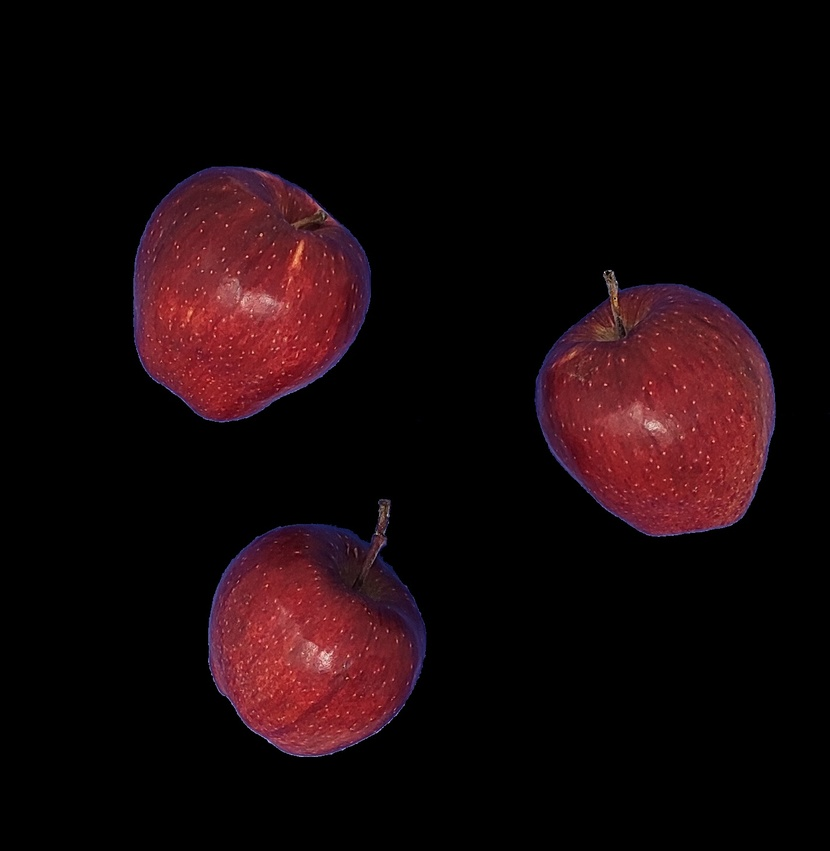
#> input picture Photos/apple3_withoutBG.jpg, 830 x 851 px, shrunk from 1419 x 1455 before the run, found by its file name
$ python segment.py
#> lines starting #> are read from the running program, lines starting #| are printed output that depends on the picture; after the words box and inside, x2 and y2 are one past the last pixel; in counts of white or black regions, pixels touching at a corner belong together
import cv2 as cv
import numpy as np


img = cv.imread(
    r'D:\VisLe\Photos\apple3_withoutBG.jpg')
#> img is the input picture: shape (851, 830, 3); mean B, G, R 10, 7.7, 22.4

image = img.copy()
img = cv.cvtColor(img, cv.COLOR_BGR2GRAY)
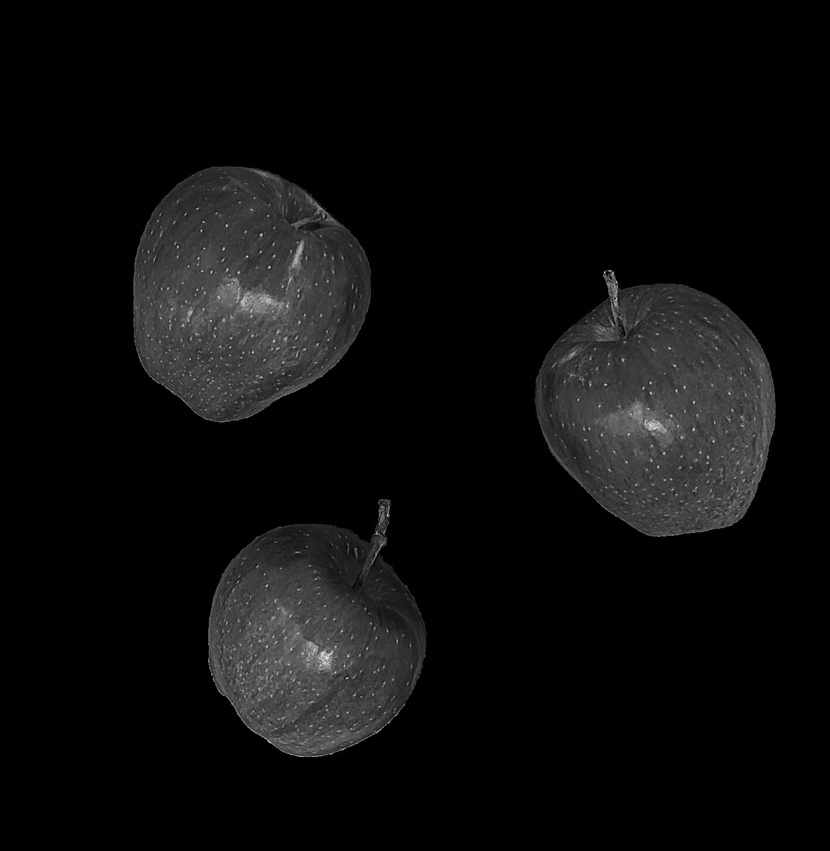
#> img: shape (851, 830); min 0, max 233, mean 12.3
img = cv.GaussianBlur(img, (11, 11), 0)

cont, her = cv.findContours(img, cv.RETR_EXTERNAL, cv.CHAIN_APPROX_SIMPLE)
#> cont = 9 contours, 6 with area under 20; largest, box (x1, y1, x2, y2) and area: (529, 264, 785, 545) 51820, (128, 161, 377, 432) 51126, (203, 494, 432, 763) 44414; her = [[1, -1, -1, -1], [2, 0, -1, -1], [3, 1, -1, -1], [4, 2, -1, -1], [5, 3, -1, -1], [6, 4, -1, -1], [7, 5, -1, -1], [8, 6, -1, -1], [-1, 7, -1, -1]]

i = 0
for cont in cont:
    area = cv.contourArea(cont)
    if area > 1000:
        x, y, h, w = cv.boundingRect(cont)
        cropped_img = image[y:y+w, x:x+h]
        name = "apple_obj" + str(i) + ".jpg"
        cv.imwrite(name, cropped_img)
        i += 1
#> this loop made 9 passes
#> (area, x, y, h, w, name) on passes 3, 7, 9: (44413.5, 203, 494, 229, 269, 'apple_obj0.jpg'), (51820.5, 529, 264, 256, 281, 'apple_obj1.jpg'), (51125.5, 128, 161, 249, 271, 'apple_obj2.jpg')
#> pass 3, `cropped_img = image[y:y+w, x:x+h]`:
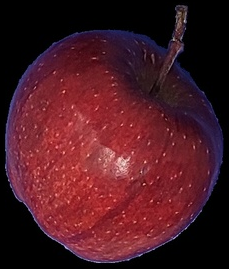
#> cropped_img: shape (269, 229, 3); mean B, G, R 35, 26.1, 75.6
#> after the loop, i = 3

cv.waitKey(0)
cv.destroyAllWindows

$ run again, with Photos/apple_obj0.jpg copied over Photos/apple3_withoutBG.jpg
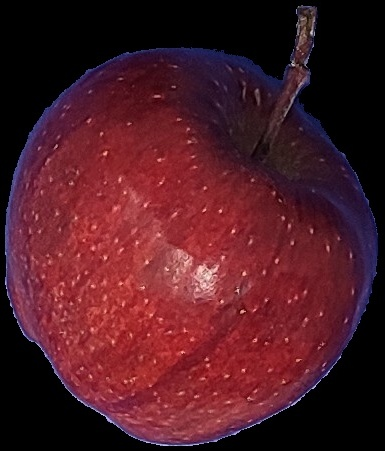
#> input picture Photos/apple_obj0.jpg, 385 x 451 px, found by its file name
#> img is the input picture: shape (451, 385, 3); mean B, G, R 36.2, 26.9, 78.3
#> `img = cv.cvtColor(img, cv.COLOR_BGR2GRAY)`:
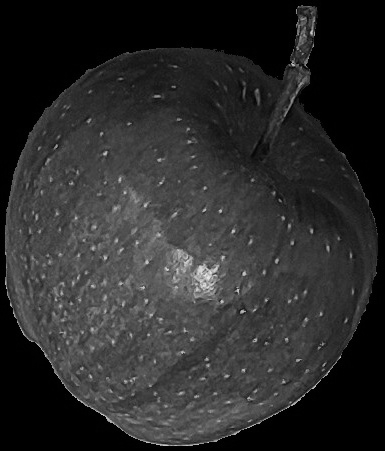
#> img: shape (451, 385); min 0, max 233, mean 43.3
#> `img = cv.GaussianBlur(img, (11, 11), 0)`:
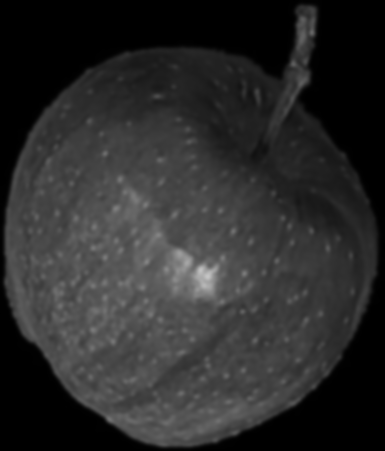
#> img: shape (451, 385); min 0, max 197, mean 43.3
#> `cont, her = cv.findContours(img, cv.RETR_EXTERNAL, cv.CHAIN_APPROX_SIM..`: cont = 3 contours, 2 with area under 20; largest, box (x1, y1, x2, y2) and area: (0, 0, 385, 451) 125235; her = [[1, -1, -1, -1], [2, 0, -1, -1], [-1, 1, -1, -1]]
#> the loop `for cont in cont:` made 3 passes
#> (area, x, y, h, w, name, i) on pass 3: (125235, 0, 0, 385, 451, 'apple_obj0.jpg', 1)
#> after the loop `for cont in cont:`: i = 1

$ run again, with Photos/apple_obj1.jpg copied over Photos/apple3_withoutBG.jpg
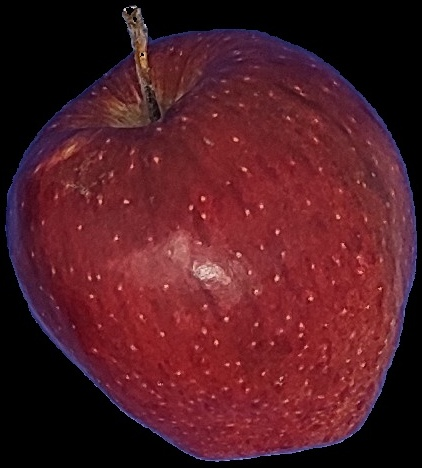
#> input picture Photos/apple_obj1.jpg, 422 x 468 px, found by its file name
#> img is the input picture: shape (468, 422, 3); mean B, G, R 36.4, 28.8, 82.5
#> `img = cv.cvtColor(img, cv.COLOR_BGR2GRAY)`:
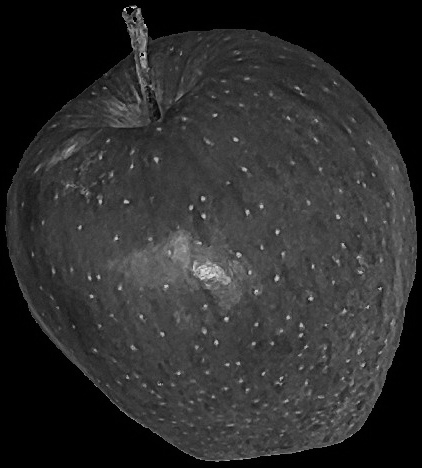
#> img: shape (468, 422); min 0, max 230, mean 45.7
#> `img = cv.GaussianBlur(img, (11, 11), 0)`:
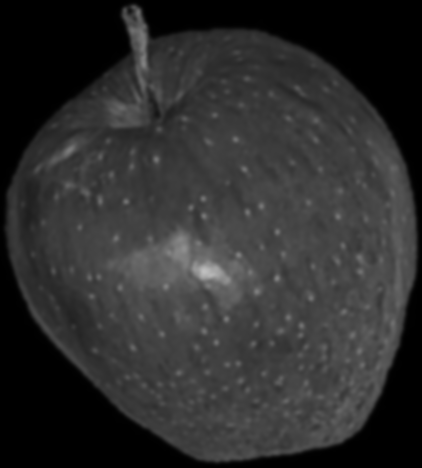
#> img: shape (468, 422); min 0, max 191, mean 45.7
#> cont = 1 contour; box (x1, y1, x2, y2) and area: (0, 0, 422, 468) 146552; her = [[-1, -1, -1, -1]]
#> the loop `for cont in cont:` made 1 pass
#> (area, x, y, h, w, name, i) on pass 1: (146552, 0, 0, 422, 468, 'apple_obj0.jpg', 1)
#> after the loop `for cont in cont:`: i = 1
